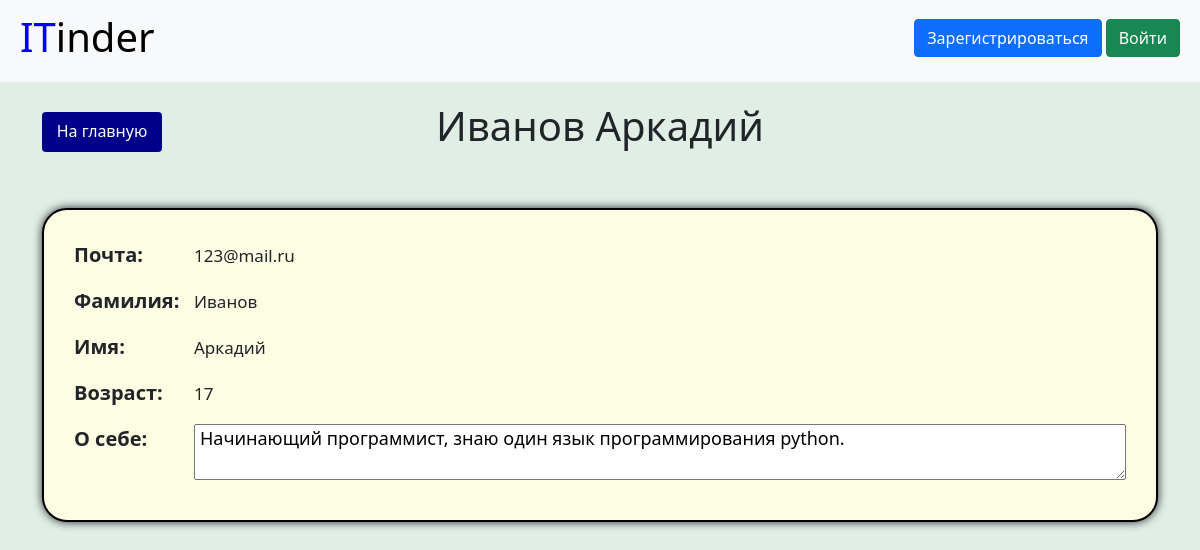
/persona/1, run on the app's committed database.
### data/users.py (models this page shows, shortened)
class User(SqlAlchemyBase, UserMixin, SerializerMixin): # Таблица с пользователями
    __tablename__ = 'users'
    id = sqlalchemy.Column(sqlalchemy.Integer,
                           primary_key=True, autoincrement=True)
    name = sqlalchemy.Column(sqlalchemy.String, nullable=True)
    surname = sqlalchemy.Column(sqlalchemy.String, nullable=True)
    about = sqlalchemy.Column(sqlalchemy.String, nullable=True)
    email = sqlalchemy.Column(sqlalchemy.String,
                              index=True, unique=True, nullable=True)
    age = sqlalchemy.Column(sqlalchemy.Integer, nullable=True)
    hashed_password = sqlalchemy.Column(sqlalchemy.String, nullable=True)
    created_date = sqlalchemy.Column(sqlalchemy.DateTime,
                                     default=datetime.datetime.now)
    project = orm.relation("Projects", back_populates='leader')
    projects = orm.relation('Projects',
                            secondary='users_to_projects',
                            backref='users')

### main.py (the view)
@app.route('/persona/<int:user_id>') # Профиль пользователя
def persona(user_id):
    global db_sess
    user = db_sess.query(User).get(user_id)
    return render_template('persona.html', title=user.surname + ' ' + user.name,
                           user=user)

### templates/persona.html (shortened to what this page needs)
{% extends "base.html" %}
{% block content %}
<div class="grid profile">
<a class="btn cansel grid" href="/">На главную</a>
<h1 class="text-center grid profile">{{ user.surname }} {{user.name}}</h1>
</div>
    <div class="block text-about">
    <p class="mail-title text-title">Почта:</p>
    <p class="mail content">{{ user.email }}</p>
    <p class="surname-title text-title">Фамилия:</p>
    <p class="surname content">{{ user.surname }}</p>
    <p class="name-title text-title">Имя:</p>
    <p class="name content">{{ user.name }}</p>
    <p class="age-title text-title">Возраст:</p>
    <p class="age content">{{ user.age }}</p>
    <p class="about-title text-title">О себе:</p>
    {% if user.about %}
        <textarea class="about content" readonly>{{ user.about }}</textarea>
    {% else %}
        <textarea class="about content" style="color: rgb(189, 189, 189)" readonly>Нет</textarea>
    {% endif %}
    </div>
{% endblock %}

### static/css/style.css (style rules this page uses)
div.block { border: black solid 2px; border-radius: 25px; background-color: rgb(252, 253, 227); margin: 20px 0px; padding: 30px; box-shadow: 0 0 10px; }
div.grid { display: grid; grid-template-columns: 300px auto; column-gap: 20px; margin-top: 20px; }
h1.grid { grid-column: 2 / 3; grid-row: 1 / 2; }
body { background-color: rgb(225, 238, 230); }
p.about-title { grid-row: 1/ 2; }
textarea.about { grid-row: 1 / 2; font-size: 18px; padding: 0 5px; margin-top: 0px; margin-bottom: 10px; }
div.text-about { display: grid; grid-template-columns: 120px auto; }
p.text-title { grid-column: 1 / 2; font-size: 20px; font-weight: bold; }
.content { grid-column: 2 / 3; font-size: 17px; margin-top: 3px; }
a.btn.application, a.btn.cansel { background-color: darkblue; color: white; }
a.btn.cansel { grid-column: 1 / 2; grid-row: 1 / 2; max-height: 40px; margin-top: 10px; }
div.profile { grid-template-columns: 120px auto; margin-bottom: 50px; }
h1.profile { margin-right: 140px; }
p.mail-title, p.mail { grid-row: 1 / 2; }
p.surname-title, p.surname { grid-row: 2 / 3; }
p.name-title, p.name { grid-row: 3 / 4; }
p.age-title, p.age { grid-row: 4 / 5; }
p.about-title, textarea.about { grid-row: 5 / 6; }
textarea.about { cursor: default; }

### data on the page
User: surname "Иванов", name "Аркадий", email "123@mail.ru", age "17", about "Начинающий программист, знаю один язык программирования python."
